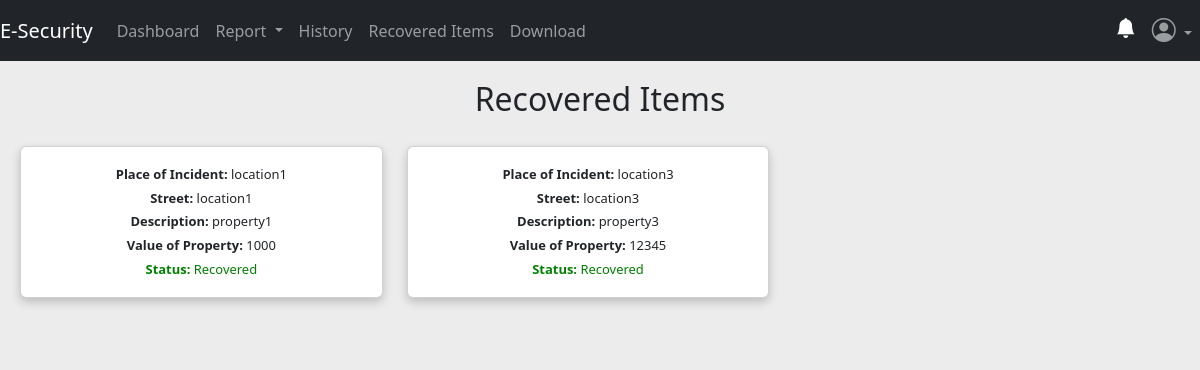
The app's page /users/recovered-items (signed in), older data.
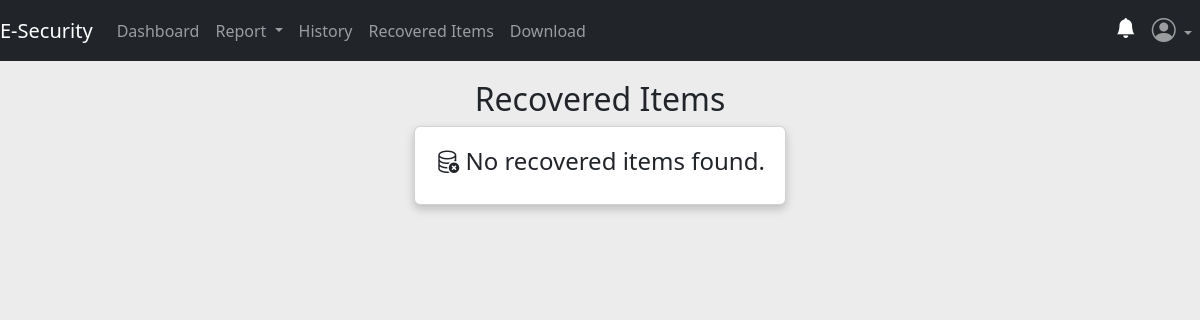
The same page, newer data.
### app/posts/models.py (models this page shows, shortened)
class Theft(db.Model, UserMixin):
    theft_id = db.Column(db.Integer, primary_key=True)
    place_of_theft = db.Column(db.String(50), nullable=False)
    street_address = db.Column(db.String(30), nullable=False)
    city = db.Column(db.String(10), nullable=False)
    date_of_theft = db.Column(db.String(10), nullable=False)
    reported_by = db.Column(db.String(10), nullable=True)
    phone_number = db.Column(db.String(10), nullable=False)
    value = db.Column(db.Integer, nullable=False)
    time_of_theft = db.Column(db.String(10), nullable=False)
    stolen_property = db.Column(db.Text, nullable=False)
    description = db.Column(db.Text, nullable=False)
    theft_status = db.Column(db.String(10), nullable=True)
    latitude = db.Column(db.Float)
    longitude = db.Column(db.Float)
    theft_file_upload = db.Column(db.Text, nullable=True)
    theft_file_name = db.Column(db.Text, nullable=True)
    theft_mimetype = db.Column(db.Text, nullable=True)
    date_theft_received = db.Column(db.DateTime(timezone=True), nullable=False, default=func.now())
    victim_id = db.Column(db.Integer, db.ForeignKey('user.id'))

### app/users/routes.py (the view)
@users.route('/users/recovered-items')
@login_required
def recovered():
    try:
        recovered_thefts = Theft.query.filter_by(theft_status='Recovered').all()
    except:
        flash("An error occurred while fetching crime details. Please try again later.", "error")
        return redirect(url_for('users.recovered'))
    return render_template('user/recovered_items.html', thefts=recovered_thefts)

### app/__init__.py (called while the page is built)
@login_manager.user_loader
def load_user(user_id):
    return models.User.query.get(user_id)

### app/templates/user/recovered_items.html (shortened to what this page needs)
{% extends 'user/base.html' %}
{% block content %}
<h2 style="text-align: center;">Recovered Items</h2>
{% if thefts %}
      <div class="row">
        {% for theft in thefts %}
          <div class="col-lg-4 col-md-6 col-sm-12">
            <div class="card mb-4 reduced-card-size">
              <div class="card-body">
                <h5 class="card-text"><strong>Place of Incident:</strong> {{ theft.place_of_theft }}</h5>
                <h5 class="card-text"><strong>Street:</strong> {{ theft.street_address }}</h5>
                <h5 class="card-text"><strong>Description:</strong> {{ theft.stolen_property }}</h5>
                <h5 class="card-text"><strong>Value of Property:</strong> {{ theft.value }}</h5>
                <h5 class="card-text" style="color: green;"><strong>Status:</strong> {{ theft.theft_status }}</h5>
              </div>
            </div>
          </div>
        {% endfor %}
      </div>
{% else %}
<div class="container d-flex justify-content-center align-items-center">
  <div class="col-lg-4 col-md-6 col-sm-12">
    <div class="card mb-4 reduced-card-size">
      <div class="card-body">
        <h4><i class="bi bi-database-x"></i> No recovered items found.</h4>
      </div>
    </div>
  </div>
</div>
{% endif %}
{% endblock %}

Row changes from the older to the newer data that the page shows:
removed Theft: place_of_theft "location1", street_address "location1", stolen_property "property1", value "1000", theft_status "Recovered"
removed Theft: place_of_theft "location3", street_address "location3", stolen_property "property3", value "12345", theft_status "Recovered"
Text that changed along with them:
text now shown: "No recovered items found."
